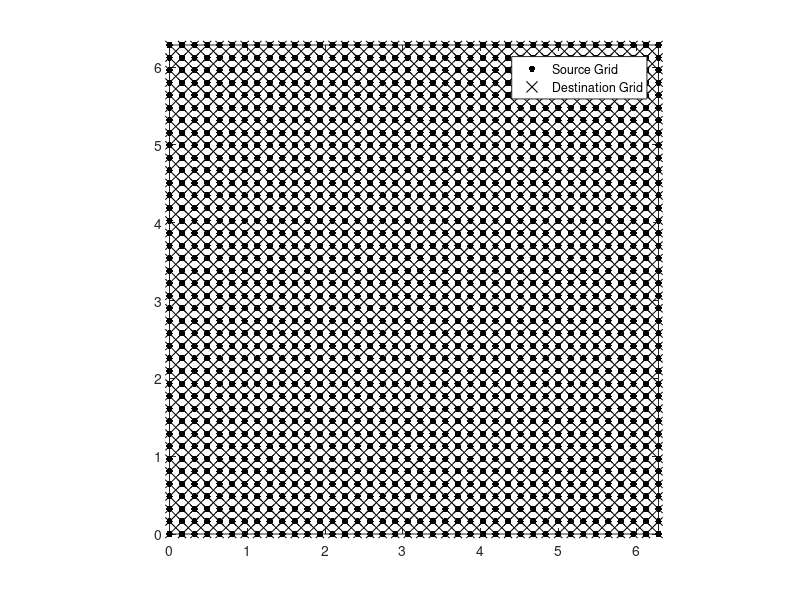

Write MATLAB code to recreate this figure. (Note: this script raises an error after producing the figure.)
%% Structured grid
% This is a sample code showing how to use ConstructProjector2D().
% This example performs bilinear interpolation.
% Pay attention that no data is needed to construct the interpolator. Only
% the coordinates of the points on source and destination grid.
clear; clc; close all
%% Initializing Part I
disp('- Initializing')
xMin=0;
xMax=2*pi;
yMin=0;
yMax=2*pi;

nx=40;
ny=40;

nPoly=1;    % This would be a bilinear interpolation
nInterp=-4; % Negative Sign shows to use at least 4 points from source grid
            % for each point of destination grid.

%% Generating the Source Grid
disp('- Generating the source grid.')
[xn,yn]=meshgrid(linspace(xMin,xMax,nx),linspace(yMin,yMax,ny));

%% Generating the destination grid - Finding the cell centers
disp('- Generating the destination grid')
xc=(xn(1:ny-1,1:nx-1)+xn(2:ny,1:nx-1)+xn(1:ny-1,2:nx)+xn(2:ny,2:nx))*0.25;
yc=(yn(1:ny-1,1:nx-1)+yn(2:ny,1:nx-1)+yn(1:ny-1,2:nx)+yn(2:ny,2:nx))*0.25;

%% Ploting source and destination grid
figure
plot(xn(:),yn(:),'k.','MarkerSize',15);
hold on
plot(xc(:),yc(:),'kx','MarkerSize',15);
axis tight;
axis square;
legend('Source Grid','Destination Grid');

%% Constructing the Interpolant
% Note that we do not need the data on the source grid to create the
% interpolant.
disp('- Constructing the interpolant')
P=ConstructPolyInterpolant2D(xn,yn,xc,yc,nPoly,nInterp);

%% Generarting some Data
disp('- Generating some data and interpolating')
F1=@(x,y) (sin(sqrt(x.^2+y.^2)));
zn=F1(xn,yn);
zc_interp=reshape(P*zn(:),size(xc));
zc_Analytic=F1(xc,yc);
RMSE=sqrt(mean((zc_Analytic(:)-zc_interp(:)).^2));

figure
surface(xc,yc,zc_interp,'EdgeColor','none');
title(['nPoly: ' num2str(nPoly) ', RMSE= ' num2str(RMSE)]);
axis tight

%% Generating some more data
disp('- Generating multiple data field on the source grid and interpolating them.')
F2=@(x,y) (sin(x).*cos(y));
F3=@(x,y) (exp(-sqrt(x.^2+y.^2)));
F4=@(x,y,x0,y0) (exp(-sqrt((x-x0).^2+(y-y0).^2)));

zn(:,:,1)=F1(xn,yn);
zn(:,:,2)=F2(xn,yn);
zn(:,:,3)=F3(xn,yn);
zn(:,:,4)=F4(xn,yn,mean(xn(:)),mean(yn(:)));

zc_Analytic(:,:,1)=F1(xc,yc);
zc_Analytic(:,:,2)=F2(xc,yc);
zc_Analytic(:,:,3)=F3(xc,yc);
zc_Analytic(:,:,4)=F4(xc,yc,mean(xn(:)),mean(yn(:)));

%% Now interpolating
% Note that the same interpolant is used for all data fields and they can
% be all interpolated with one sparse matrix multiplication.
zc_interp=P*reshape(zn,nx*ny,4); % There are 4 data fields each having nx*ny data points.
zc_interp=reshape(zc_interp,(nx-1),(ny-1),4); % these two commands can be combined in one.
                                              % They were separated for clarity.

%% calculating the RMSE and plotting
RMSE=zeros(4,1);
figure
for i=1:4
  RMSE(i)=sqrt(mean((reshape(zc_Analytic(:,:,i),(nx-1)*(ny-1),1)-reshape(zc_interp(:,:,i),(nx-1)*(ny-1),1)).^2));
  subplot(2,2,i);
  surface(xc,yc,squeeze(zc_interp(:,:,i)),'EdgeColor','none');
  title(['F' num2str(i) ', nPoly: ' num2str(nPoly) ', RMSE:' num2str(RMSE(i))])
  axis tight
  axis square
end











